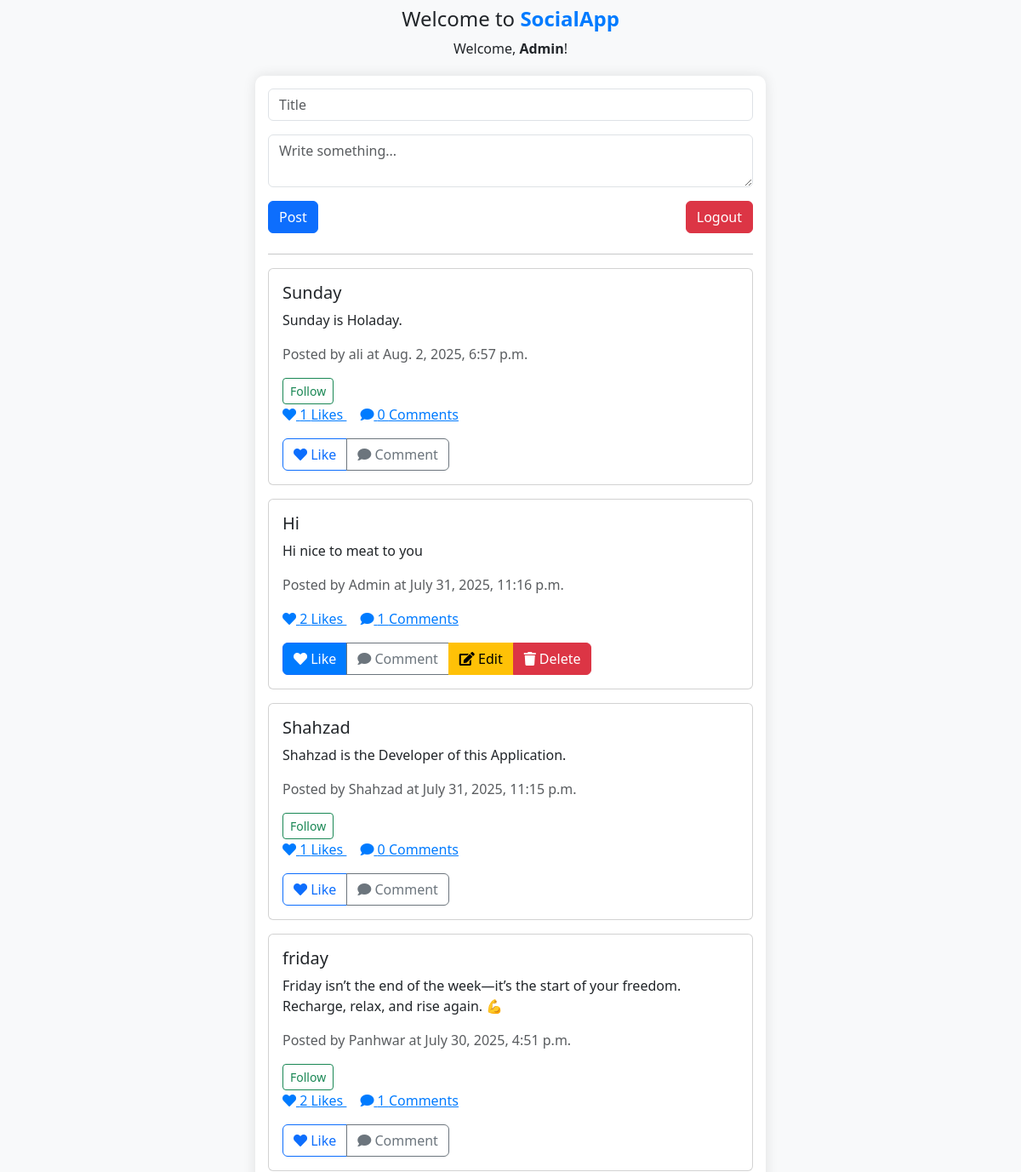
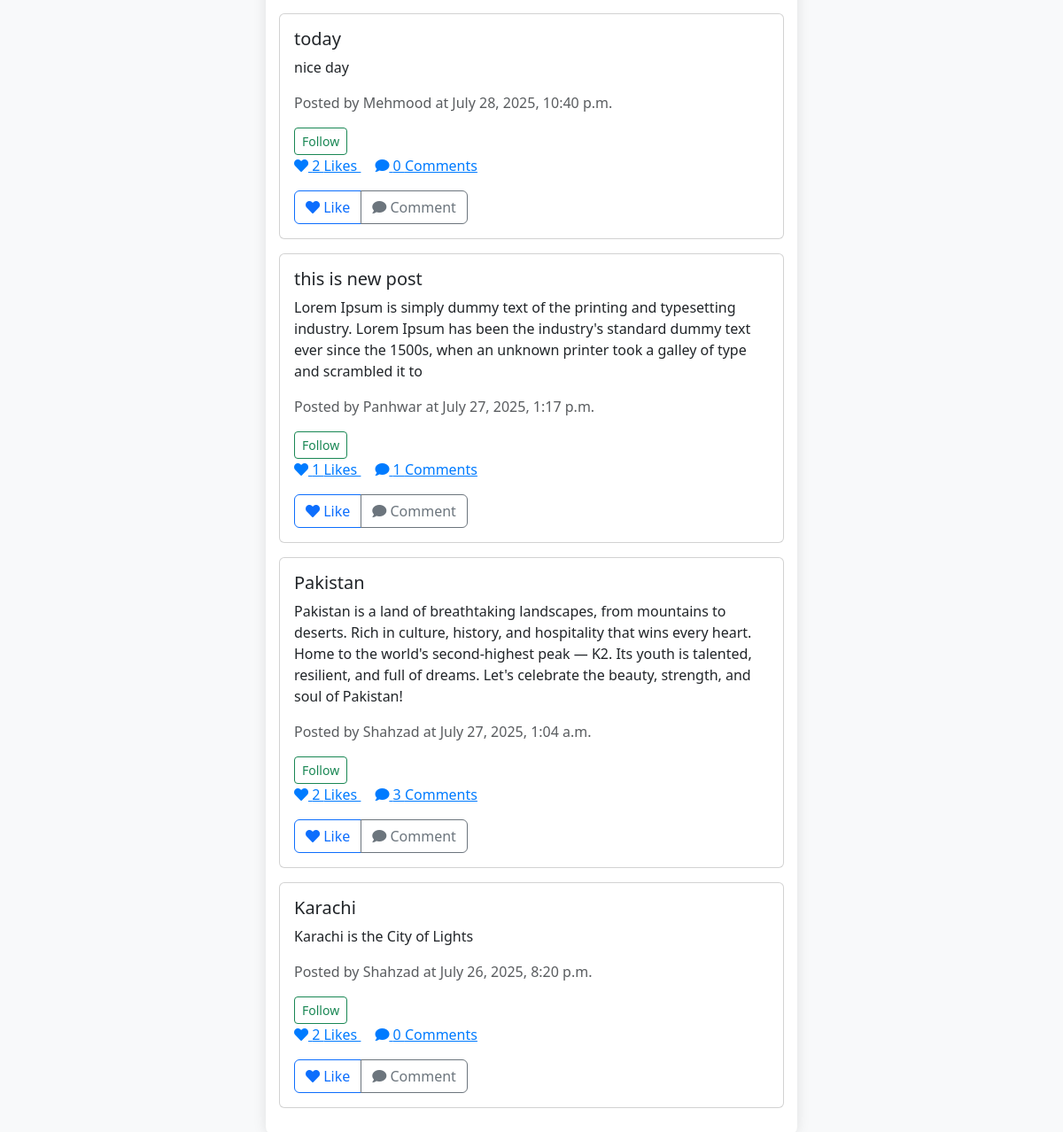
The app's page / (signed in) with its own data (2 pictures, top to bottom).
### core/models.py (models this page shows)
class Post(models.Model):
    user = models.ForeignKey(User, on_delete=models.CASCADE)
    title = models.CharField(max_length=200)
    content = models.TextField()
    created_at = models.DateTimeField(auto_now_add=True)

### core/views.py (the view, shortened to what this page needs)
# urls.py: path('', views.home, name='home'),
@login_required
def home(request):
    posts = Post.objects.all().order_by('-created_at')
    liked_posts = set()
    following_users =[]
    if request.user.is_authenticated:
        liked_posts = set(Like.objects.filter(user=request.user).values_list('post_id', flat=True))
        following_users = Follow.objects.filter(follower=request.user).values_list('following__username', flat=True)
    return render(request, 'home.html', {
        'posts': posts,
        'liked_posts': liked_posts,
        'following_users': following_users
    })

### templates/home.html (shortened to what this page needs)
<!DOCTYPE html>
<html lang="en">
<head>
  <link href="https://cdn.jsdelivr.net/npm/bootstrap@5.3.0/dist/css/bootstrap.min.css" rel="stylesheet">
</head>
<body>
<div class="text-center mt-2">
  <h4><span>Welcome to </span><strong style="color: #007bff;">SocialApp</strong></h4>
  {% if user.is_authenticated %}
    <p class="text-center mt-1 mb-2">Welcome, <strong>{{ user.username }}</strong>!</p>
  {% endif %}
</div>
<div class="centered-box">
  {% if not user.is_authenticated %}
    {% if error %}
      <div class="alert alert-danger">{{ error }}</div>
    {% endif %}
    <div id="loginForm" class="form-section active">
      <h6 class="text-center mb-2"><strong>Login</strong></h6>
      <form method="POST" action="{% url 'login' %}">
        {% csrf_token %}
        <div class="mb-1">
          <input type="text" name="username" class="form-control" placeholder="Username" required>
        </div>
        <div class="mb-1">
          <input type="password" name="password" class="form-control" placeholder="Password" required>
        </div>
        <button type="submit" class="btn btn-primary w-100 mb-1">Login</button>
        <button type="button" class="btn btn-link w-100" onclick="showSignup()">Don't have an account? Signup</button>
      </form>
    </div>
    <div id="signupForm" class="form-section">
      <h6 class="text-center mb-2"><strong>Signup</strong></h6>
      <form method="POST" action="{% url 'signup' %}">
        {% csrf_token %}
        <div class="mb-1">
          <input type="text" name="username" class="form-control" placeholder="Username" required>
        </div>
        <div class="mb-1">
          <input type="email" name="email" class="form-control" placeholder="Email" required>
        </div>
        <div class="mb-1">
          <input type="password" name="password" class="form-control" placeholder="Password" required>
        </div>
        <button type="submit" class="btn btn-success w-100 mb-1">Signup</button>
        <button type="button" class="btn btn-link w-100" onclick="showLogin()">Already have an account? Login</button>
      </form>
    </div>
  {% else %}
    <form method="POST" class="mb-4">
      <div class="mb-3">
        <input type="text" name="title" class="form-control" placeholder="Title" required>
      </div>
      <div class="mb-3">
        <textarea name="content" class="form-control" placeholder="Write something..." required></textarea>
      </div>
      <button type="submit" class="btn btn-primary">Post</button>
      <a href="{% url 'logout' %}" class="btn btn-danger float-end">Logout</a>
    </form>
    <hr>
    {% for post in posts %}
      <div class="card mb-3">
        <div class="card-body">
          <h5 class="card-title">{{ post.title }}</h5>
          <p class="card-text">{{ post.content }}</p>
          <p class="text-muted">Posted by {{ post.user.username }} at {{ post.created_at }}</p>
          {% if user != post.user %}
          {% if post.user.username in following_users %}
          <a href="{% url 'follow_user' post.user.username %}" class="btn btn-sm btn-outline-danger">Unfollow</a>
          {% else %}
          <a href="{% url 'follow_user' post.user.username %}" class="btn btn-sm btn-outline-success">Follow</a>
          {% endif %}
          {% endif %}
          <div class="mb-3">
            <span class="count-badge me-3" onclick="toggleLikesDetails({{ post.id }})">
              <i class="fas fa-heart"></i> {{ post.likes.count }} Likes
            </span>
            <span class="count-badge" onclick="toggleComments({{ post.id }})">
              <i class="fas fa-comment"></i> {{ post.comments.count }} Comments
            </span>
          </div>
          <div class="btn-group" role="group">
            <button type="button" class="btn btn-outline-primary like-button {% if post.id in liked_posts %}liked{% endif %}"
                    onclick="toggleLike({{ post.id }}, this)">
              <i class="fas fa-heart"></i> Like
            </button>
            <button type="button" class="btn btn-outline-secondary" onclick="toggleComments({{ post.id }})">
              <i class="fas fa-comment"></i> Comment
            </button>
          {% if user == post.user %}
              <a href="{% url 'edit_post' post.id %}" class="btn btn-warning">
                <i class="fas fa-edit"></i> Edit
              </a>
              <a href="{% url 'delete_post' post.id %}" class="btn btn-danger" onclick="return confirm('Are you sure?')">
                <i class="fas fa-trash"></i> Delete
              </a>
          {% endif %}
          </div>
        </div>
      </div>
    {% endfor %}
  {% endif %}
</div>
<link rel="stylesheet" href="https://cdnjs.cloudflare.com/ajax/libs/font-awesome/5.15.4/css/all.min.css">
</body>
</html>

### templates/home.html (style rules this page uses)
body { background-color: #f8f9fa; }
.centered-box { max-width: 600px; margin: 20px auto; padding: 15px; background: white; border-radius: 10px; box-shadow: 0 0 15px rgba(0, 0, 0, 0.1); }
.like-button.liked { background-color: #007bff !important; color: white !important; }
.count-badge { cursor: pointer; color: #007bff; text-decoration: underline; }

### records on screen
Post: title "Sunday", content "Sunday is Holaday.", user.username "ali", created_at "Aug. 2, 2025, 6:57 p.m.", shows "Follow", likes.count "1", comments.count "0"
Post: title "Hi", content "Hi nice to meat to you", user.username "Admin", created_at "July 31, 2025, 11:16 p.m.", likes.count "2", comments.count "1", shows "Edit"
Post: title "Shahzad", content "Shahzad is the Developer of this Application.", user.username "Shahzad", created_at "July 31, 2025, 11:15 p.m.", shows "Follow", likes.count "1", comments.count "0"
Post: title "friday", content "Friday isn’t the end of the week—it’s the start of your freedom. Recharge, relax, and rise again. 💪", user.username "Panhwar", created_at "July 30, 2025, 4:51 p.m.", shows "Follow", likes.count "2", comments.count "1"
Post: title "today", content "nice day", user.username "Mehmood", created_at "July 28, 2025, 10:40 p.m.", shows "Follow", likes.count "2", comments.count "0"
Post: title "this is new post", content "Lorem Ipsum is simply dummy text of the printing and typesetting industry. Lorem Ipsum has been the industry's standard dummy text ever since the 1500s, when an unknown printer took a galley of type and scrambled it to", user.username "Panhwar", created_at "July 27, 2025, 1:17 p.m.", shows "Follow", likes.count "1", comments.count "1"
Post: title "Pakistan", content "Pakistan is a land of breathtaking landscapes, from mountains to deserts. Rich in culture, history, and hospitality that wins every heart. Home to the world's second-highest peak — K2. Its youth is talented, resilient, and full of dreams. Let's celebrate the beauty, strength, and soul of Pakistan!", user.username "Shahzad", created_at "July 27, 2025, 1:04 a.m.", shows "Follow", likes.count "2", comments.count "3"
Post: title "Karachi", content "Karachi is the City of Lights", user.username "Shahzad", created_at "July 26, 2025, 8:20 p.m.", shows "Follow", likes.count "2", comments.count "0"

### other values on screen
{{ user.username }} "Admin"
